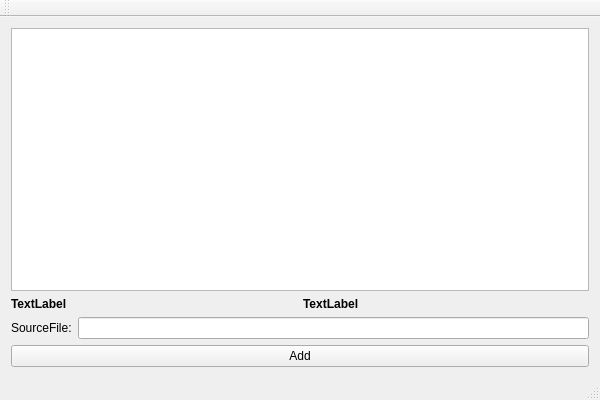
<?xml version="1.0" encoding="UTF-8"?>
<ui version="4.0">
 <class>GUIClass</class>
 <widget class="QMainWindow" name="GUIClass">
  <property name="geometry">
   <rect>
    <x>0</x>
    <y>0</y>
    <width>600</width>
    <height>400</height>
   </rect>
  </property>
  <property name="windowTitle">
   <string>GUI</string>
  </property>
  <widget class="QWidget" name="centralWidget">
   <layout class="QVBoxLayout" name="verticalLayout">
    <item>
     <widget class="QListWidget" name="listWidget"/>
    </item>
    <item>
     <layout class="QHBoxLayout" name="horizontalLayout">
      <item>
       <widget class="QLabel" name="revisedlabel">
        <property name="font">
         <font>
          <bold>true</bold>
         </font>
        </property>
        <property name="text">
         <string>TextLabel</string>
        </property>
       </widget>
      </item>
      <item>
       <widget class="QLabel" name="stillToReviseLabel">
        <property name="font">
         <font>
          <bold>true</bold>
         </font>
        </property>
        <property name="text">
         <string>TextLabel</string>
        </property>
       </widget>
      </item>
     </layout>
    </item>
    <item>
     <layout class="QHBoxLayout" name="horizontalLayout_2">
      <item>
       <widget class="QLabel" name="label">
        <property name="text">
         <string>SourceFile:</string>
        </property>
       </widget>
      </item>
      <item>
       <widget class="QLineEdit" name="sourcelineEdit"/>
      </item>
     </layout>
    </item>
    <item>
     <widget class="QPushButton" name="pushButton">
      <property name="text">
       <string>Add</string>
      </property>
     </widget>
    </item>
   </layout>
  </widget>
  <widget class="QMenuBar" name="menuBar">
   <property name="geometry">
    <rect>
     <x>0</x>
     <y>0</y>
     <width>600</width>
     <height>22</height>
    </rect>
   </property>
  </widget>
  <widget class="QToolBar" name="mainToolBar">
   <attribute name="toolBarArea">
    <enum>TopToolBarArea</enum>
   </attribute>
   <attribute name="toolBarBreak">
    <bool>false</bool>
   </attribute>
  </widget>
  <widget class="QStatusBar" name="statusBar"/>
 </widget>
 <layoutdefault spacing="6" margin="11"/>
 <resources>
  <include location="GUI.qrc"/>
 </resources>
 <connections/>
</ui>
